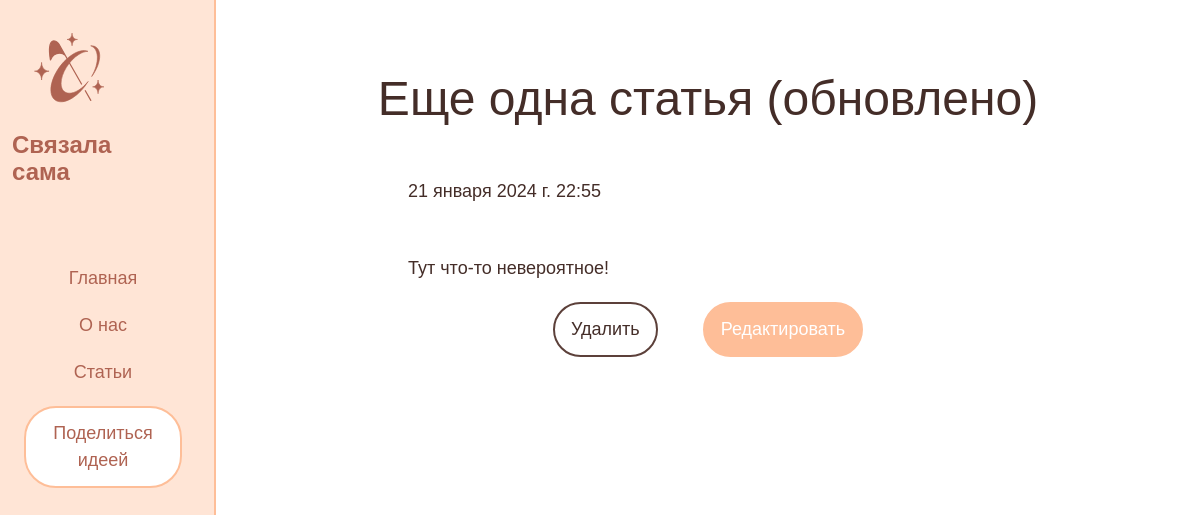
Page /news/2 on the earlier database version.
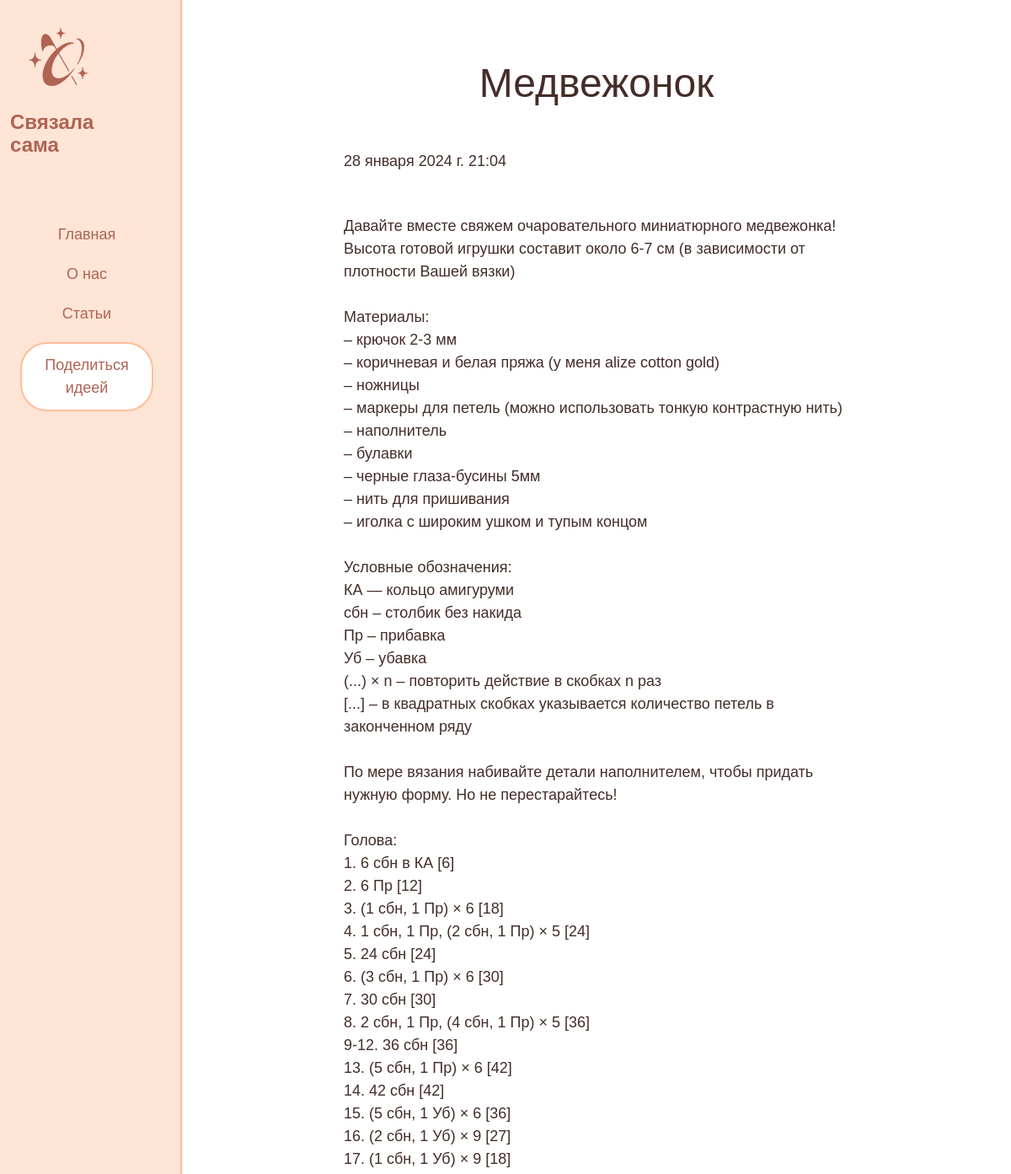
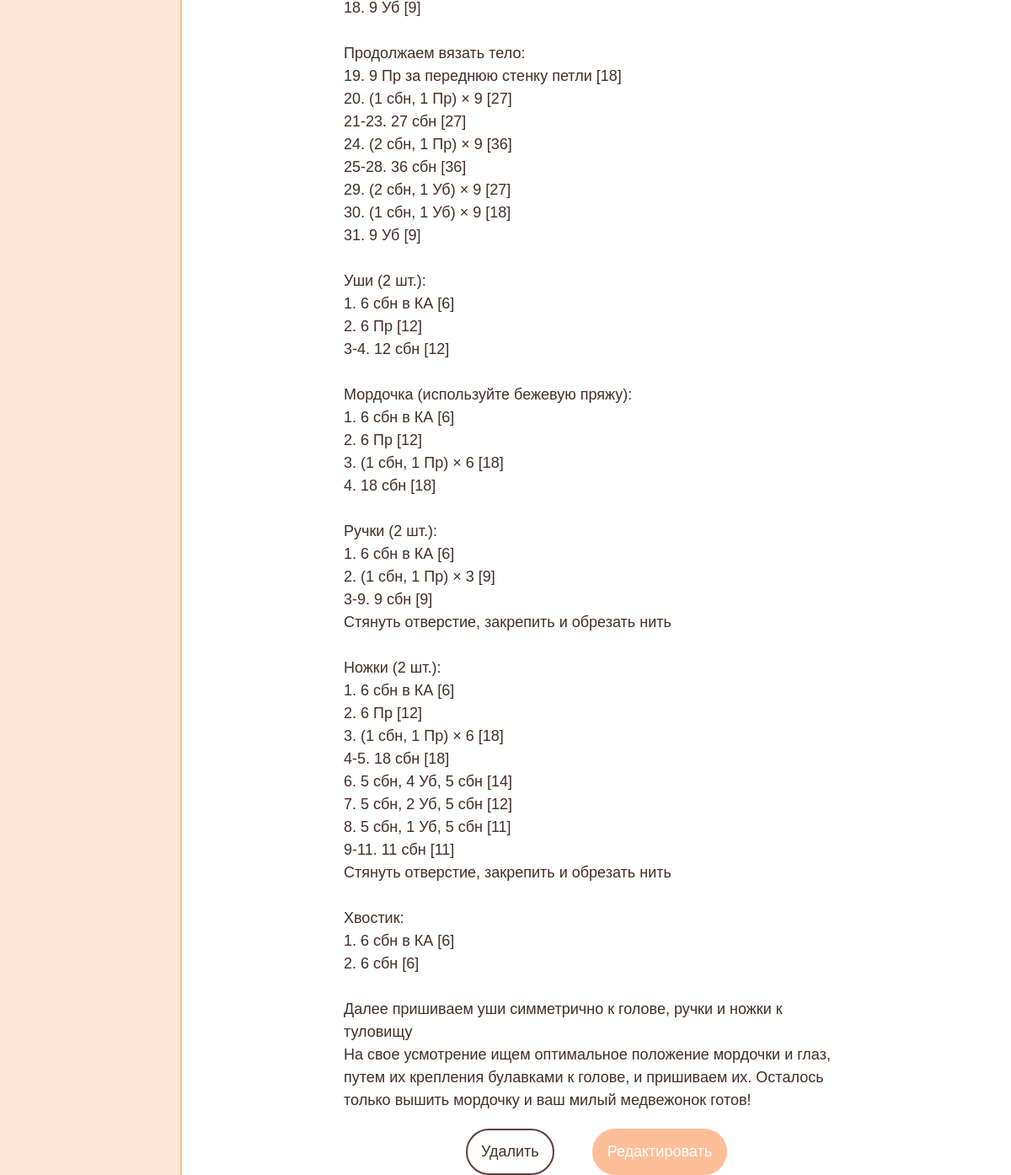
Same page on the later database version (2 pictures, top to bottom).
### news/models.py (models this page shows, shortened)
class Articles(models.Model):
    title = models.CharField('Название', max_length=50)
    announce = models.CharField('Анонс', max_length=250)
    full_text = models.TextField('Статья')
    date = models.DateTimeField('Дата публикации')
    class Meta:
        verbose_name = 'Новость'
        verbose_name_plural = 'Новости'

### news/views.py (the view)
# urls.py: path('<int:pk>', views.NewsDetailView.as_view(), name='news_detail'),
class NewsDetailView(DetailView):
    model = Articles
    template_name = 'news/detail_view.html'
    context_object_name = 'article'

### news/templates/news/detail_view.html (shortened to what this page needs)
{% extends 'main/layout.html' %}
{% block content %}
    <div class="features">
        <h1>{{ article.title }}</h1>
        <p>{{ article.date }}</p>
        <p style="white-space: pre-wrap">{{ article.full_text }}</p>
        <a href="{% url 'news-delete' article.id %}" class="danger">Удалить</a>
        <a href="{% url 'news-update' article.id %}" class="success">Редактировать</a>
    </div>
{% endblock %}

Differences in the rows shown:
changed Articles: title "Еще одна статья (обновлено)" → "Медвежонок"; date "21 января 2024 г. 22:55" → "28 января 2024 г. 21:04"; full_text "Тут что-то невероятное!" → "Давайте вместе свяжем очаровательного миниатюрного медвежонка! Высота готовой игрушки составит около 6-7 см (в зависимости от плотности Вашей вязки) Материалы: – крючок 2-3 мм – коричневая и белая пряжа (у меня alize cotton gold) – ножницы – маркеры для петель (можно использовать тонкую контрастную нить) – наполнитель – булавки – черные глаза-бусины 5мм – нить для пришивания – иголка с широким ушком и тупым концом Условные обозначения: КА — кольцо амигуруми сбн – столбик без накида Пр – прибавка Уб – убавка (...) × n – повторить действие в скобках n раз [...] – в квадратных скобках указывается количество петель в законченном ряду По мере вязания набивайте детали наполнителем, чтобы придать…"
